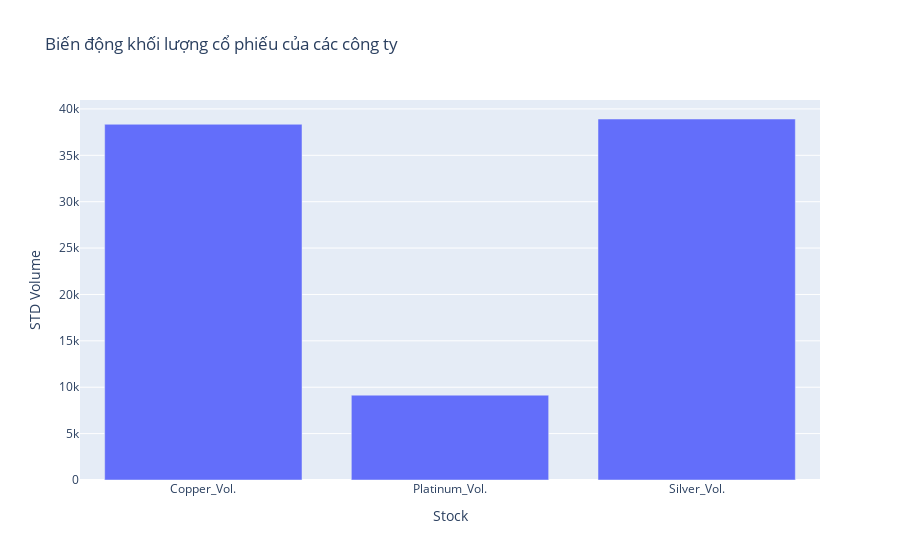

Notebook source saved alongside this figure:
### Code cell
df_volume_std = df_volume.std()
df_volume_std = df_volume_std.reset_index()
df_volume_std.columns = ['Stock', 'STD Volume']
fig = px.bar(df_volume_std, x='Stock', y='STD Volume', title='Biến động khối lượng cổ phiếu của các công ty')
fig.show()

### Figure 1 — Plotly figure (JSON) as saved in the notebook; plotly's stock layout.template omitted (floating-point values rounded to 4 significant figures)
{"data": [{"alignmentgroup": "True", "hovertemplate": "Stock=%{x}<br>STD Volume=%{y}<extra></extra>", "legendgroup": "", "marker": {"color": "#636efa", "pattern": {"shape": ""}}, "name": "", "offsetgroup": "", "orientation": "v", "showlegend": false, "textposition": "auto", "type": "bar", "x": ["Copper_Vol.", "Platinum_Vol.", "Silver_Vol."], "xaxis": "x", "y": [38350.0, 9145.0, 38910.0], "yaxis": "y"}], "layout": {"barmode": "relative", "legend": {"tracegroupgap": 0}, "title": {"text": "Biến động khối lượng cổ phiếu của các công ty"}, "xaxis": {"anchor": "y", "domain": [0, 1], "title": {"text": "Stock"}}, "yaxis": {"anchor": "x", "domain": [0, 1], "title": {"text": "STD Volume"}}}}
